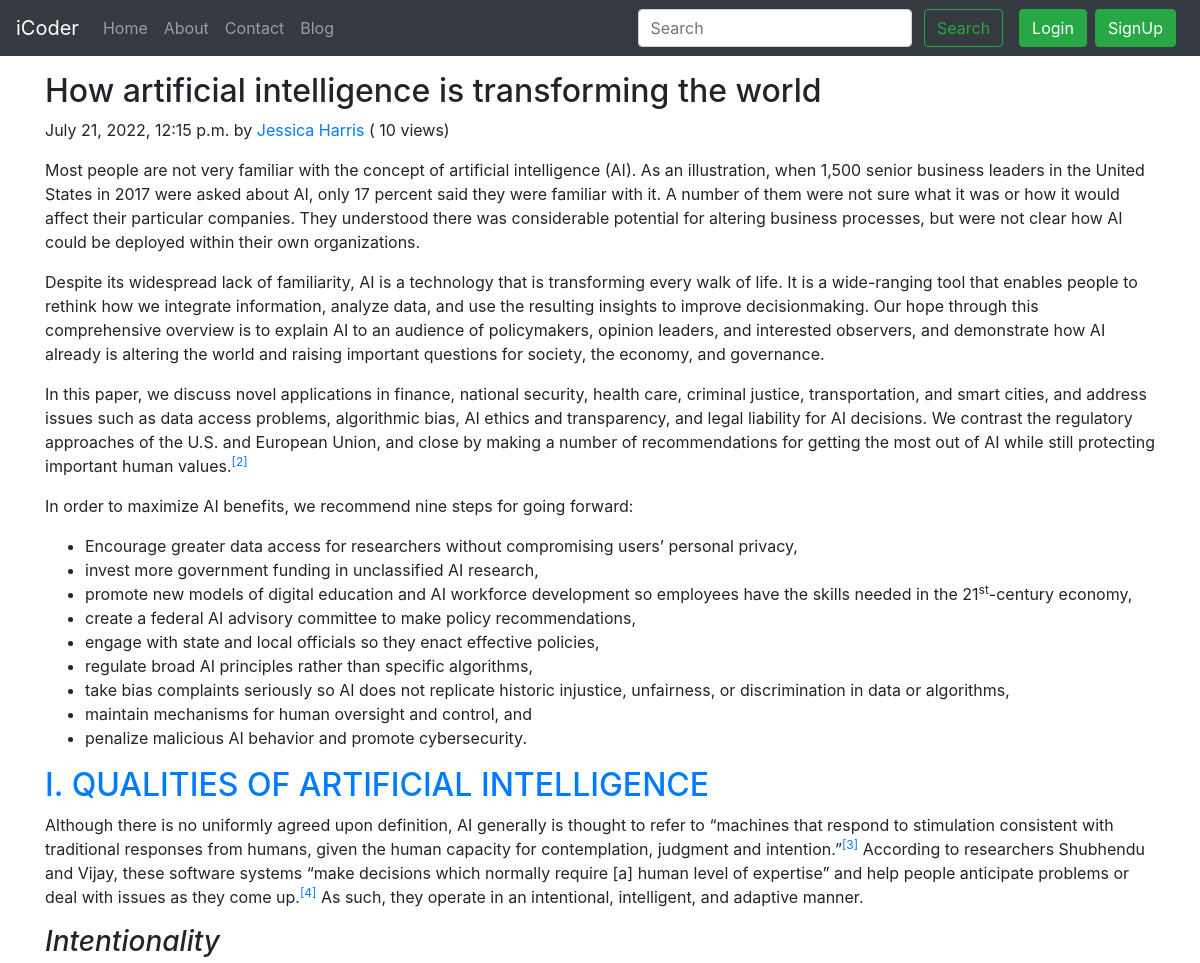
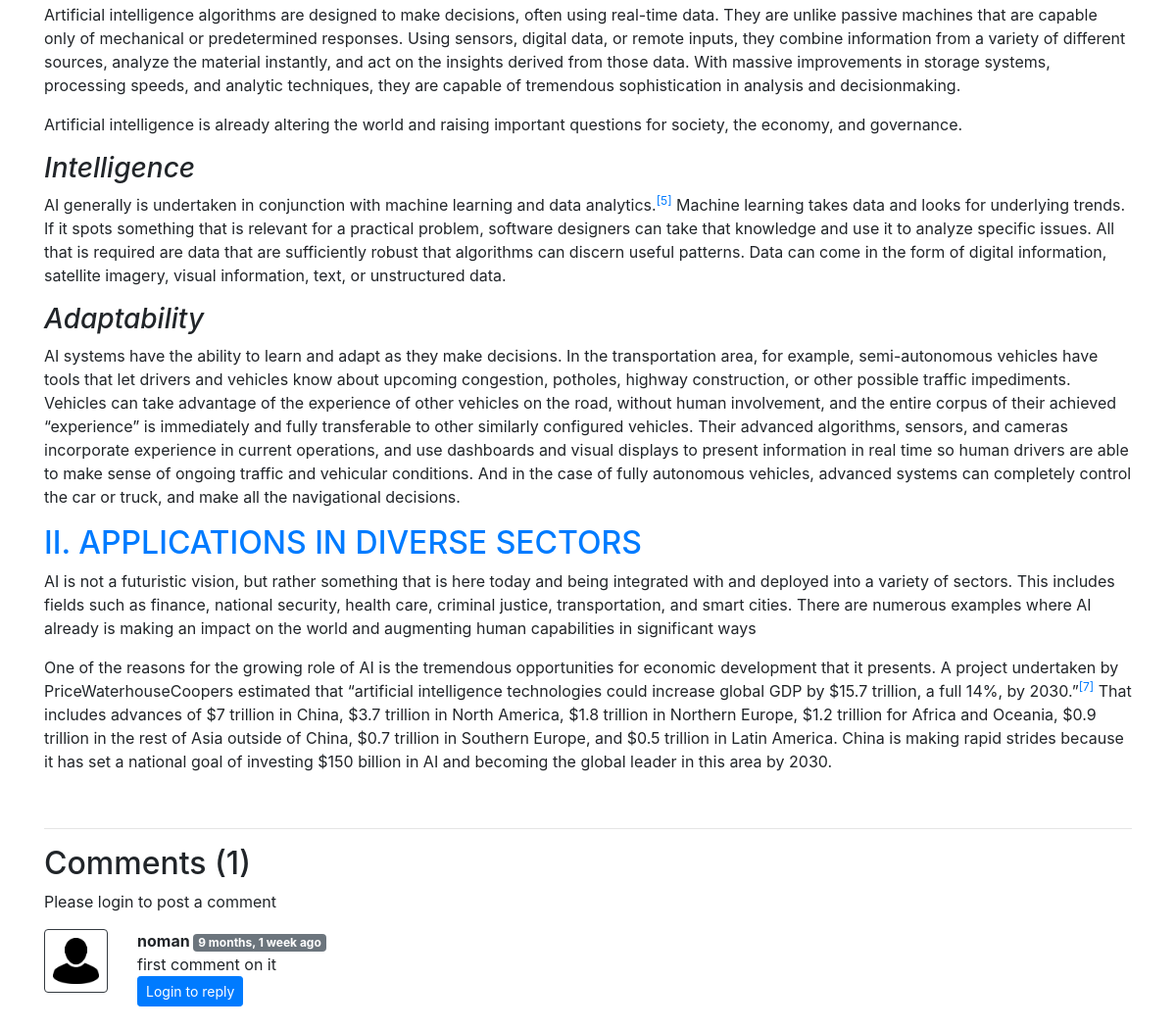
Page /blog/First-Blog on the committed database (2 pictures, top to bottom).
### blog/models.py (models this page shows, shortened)
class Post(models.Model):
    sno=models.AutoField(primary_key=True)
    title=models.CharField(max_length=255)
    author=models.CharField(max_length=14)
    slug=models.CharField(max_length=130)
    views= models.IntegerField(default=0)
    timeStamp=models.DateTimeField(blank=True)
    image = models.ImageField(upload_to='blog/images', default="")
    content=models.TextField()

class BlogComment(models.Model):
    sno= models.AutoField(primary_key=True)
    comment=models.TextField()
    user=models.ForeignKey(User, on_delete=models.CASCADE)
    post=models.ForeignKey(Post, on_delete=models.CASCADE)
    parent=models.ForeignKey('self',on_delete=models.CASCADE, null=True )
    timestamp= models.DateTimeField(default=now)

### blog/views.py (the view)
# urls.py: path('<str:slug>', views.blogPost, name="blogPost"),
def blogPost(request, slug):
    post=Post.objects.filter(slug=slug).first()
    post.views = post.views + 1
    post.save()
    comments= BlogComment.objects.filter(post=post, parent=None)
    replies= BlogComment.objects.filter(post=post).exclude(parent=None)
    replyDict={}
    for reply in replies:
        if reply.parent.sno not in replyDict.keys():
            replyDict[reply.parent.sno]=[reply]
        else:
            replyDict[reply.parent.sno].append(reply)
    context={'post':post, 'comments': comments, 'user': request.user, 'replyDict': replyDict}
    return render(request, "blog/blogPost.html", context)

### blog/templatetags/extras.py (called while the page is built)
@register.filter(name='get_val')
def get_val(dict, key):
    return dict.get(key)

### templates/blog/blogpost.html (shortened to what this page needs)
{% extends 'base.html' %}
{% block body %}
{% load humanize %}
{% load extras %}
<div class="container my-3">
    <h2 class="blog-post-title">{{post.title}}</h2>
    <p class="blog-post-meta">{{post.timeStamp}} by <a href="/about">{{post.author}}</a> (<span > {{post.views}} views</span>)</p>
    <p>{{post.content|safe}}</p>
    <hr>
</div>
<div class="container">
    <h2> Comments ({{comments.count}}) </h2>
    <div class="my-2">
        {% if user.is_authenticated %}
        <form action="/blog/postComment" method="post">
            {% csrf_token %}
            <div class="form-group">
                <label for="exampleInputEmail1">Post Comment </label>
                <input type="text" class="form-control" name="comment" placeholder="Enter comment here">
            </div>
            <input type="hidden" name="postSno" value="{{post.sno}}">
            <input type="hidden" name="parentSno" value="">
            <button type="submit" class="btn btn-primary">Submit</button>
        </form>
        {% else %}
        Please login to post a comment
        {% endif %}
    </div>
    {% for comment in comments %}
    <div class="row my-3">
        <div class="col-md-1  ">
            <img class="rounded mx-auto d-block w-100 border border-dark p-2" src="/static/img/user.jpg" alt="user">
        </div>
        <div class="col-md-11 ">
            <b> {{comment.user.username}} </b> <span class="badge badge-secondary ">{{comment.timestamp| naturaltime}}</span>
            <div>{{comment.comment}}</div>
            <div class="reply mx-0">
                {% if user.is_authenticated %}
                <button class="btn btn-sm btn-primary" type="button" data-toggle="collapse" data-target="#replyBox{{comment.sno}}" aria-expanded="false" aria-controls="replyBox{{comment.sno}}">
                    Reply
                </button>
                <div class="collapse" id="replyBox{{comment.sno}}">
                    <div class="card card-body my-2">
                        <form action="/blog/postComment" method="post">
                            {% csrf_token %}
                            <div class="form-group">
                                <label for="comment">Post a reply </label>
                                <input type="text" class="form-control" name="comment" placeholder="Enter comment here">
                                <input type="hidden" name="parentSno" value="{{comment.sno}}">
                            </div>
                            <input type="hidden" name="postSno" value="{{post.sno}}">
                            <button type="submit" class="btn btn-primary">Submit</button>
                        </form>
                    </div>
                </div>
                {% else %}
                <button class="btn btn-sm btn-primary" type="button" data-toggle="collapse" data-target="#replyBox{{comment.sno}}" aria-expanded="false" aria-controls="replyBox{{comment.sno}}">
                    Login to reply
                </button>
                {% endif %}
            </div>
        </div>
    </div>
    {% endfor %}
</div>
{% endblock %}

### rows in the picture
Post: title "How artificial intelligence is transforming the world", timeStamp "July 21, 2022, 12:15 p.m.", author "Jessica Harris", views "10", content "Most people are not very familiar with the concept of artificial intelligence (AI). As an illustration, when 1,500 senior business leaders in the United States in 2017 were asked about AI, only 17 percent said they were familiar with it. A number of them were not sure what it was or how it would affect their particular companies. They understood there was considerable potential for altering business processes, but were not clear how AI could be deployed within their own organizations. Despite its widespread lack of familiarity, AI is a technology that is transforming every walk of life. It is a wide-ranging tool that enables people to rethink how we integrate information, analyze data, and…"
BlogComment: user.username "noman", timestamp "9 months, 1 week ago", comment "first comment on it"

### other values in the picture
{{ comments.count }} "1"
